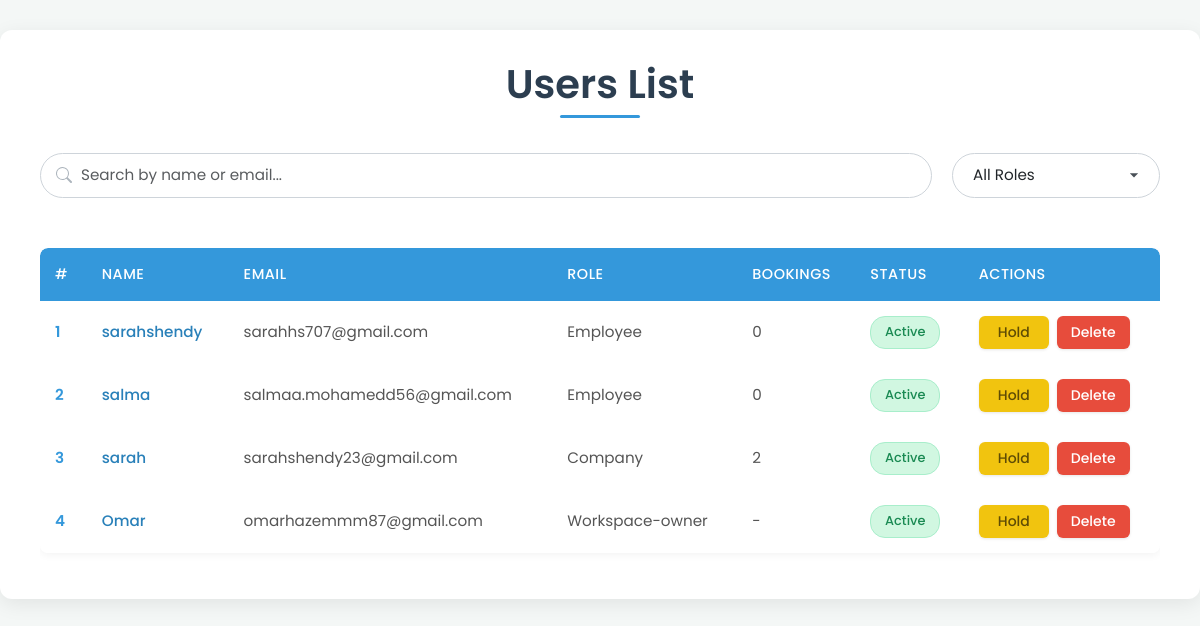
The app's page /admin/users_list.php, older data.
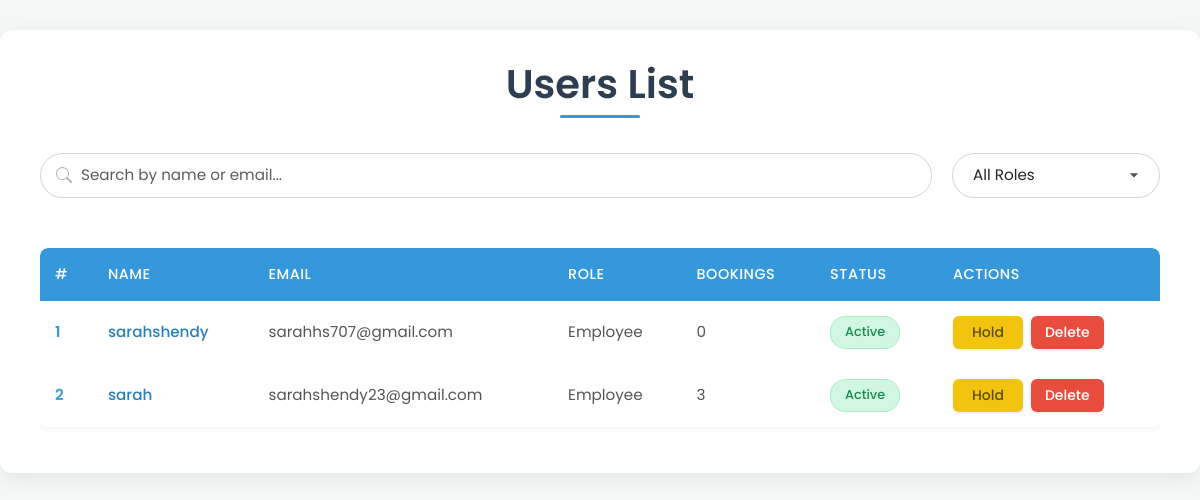
The same page, newer data.
### tables this page shows
CREATE TABLE `users` (
  `user_id` int(11) NOT NULL,
  `name` varchar(255) NOT NULL,
  `email` varchar(255) NOT NULL,
  `phone` varchar(15) NOT NULL,
  `password` varchar(255) NOT NULL,
  `age` int(11) DEFAULT NULL,
  `job_title` varchar(255) DEFAULT NULL,
  `image` longtext DEFAULT 'default.png',
  `location` varchar(255) DEFAULT NULL,
  `created_at` timestamp NOT NULL DEFAULT current_timestamp(),
  `role_id` int(11) DEFAULT NULL,
  `last_seen` datetime NOT NULL DEFAULT current_timestamp(),
  `company_name` varchar(255) DEFAULT NULL,
  `contact_info` varchar(255) DEFAULT NULL,
  `company_type` varchar(255) DEFAULT NULL,
  `zone_id` int(11) DEFAULT NULL,
  `portfolio` longtext DEFAULT NULL,
  `action` varchar(255) NOT NULL DEFAULT 'active'
);

CREATE TABLE `role` (
  `role_id` int(11) NOT NULL,
  `role_name` varchar(255) NOT NULL
);

### admin/users_list.php (the view, shortened to what the changed rows need)
<?php
include '../mail.php';
$filter_role = isset($_POST['filter_role']) ? $_POST['filter_role'] : '';
if (isset($_POST['search']) && !empty($_POST['text'])) {
    $text = mysqli_real_escape_string($connect, $_POST['text']);
    $select_users = "SELECT `users`.`user_id`, `users`.`name`, `users`.`email`, `role`.`role_id`,`role`.`role_name`,
           (SELECT COUNT(*) FROM `bookings` WHERE `bookings`.`user_id` = `users`.`user_id`) AS total_bookings,
           `users`.`action`
    FROM `users`
    JOIN `role` ON `users`.`role_id` = `role`.`role_id`
    WHERE `users`.`role_id` != '4' AND (`users`.`name` LIKE '%$text%' OR `users`.`email` LIKE '%$text%')";
} else {
    $select_users = "SELECT `users`.`user_id`, `users`.`name`, `users`.`email`, `role`.`role_id`,`role`.`role_name`,
           (SELECT COUNT(*) FROM `bookings` WHERE `bookings`.`user_id` = `users`.`user_id`) AS total_bookings,
           `users`.`action`
    FROM `users`
    JOIN `role` ON `users`.`role_id` = `role`.`role_id`
    WHERE `users`.`role_id` != '4'";
}
$run_select = mysqli_query($connect, $select_users);
?>
<!DOCTYPE html>
<html lang="en">
<head>
    <link rel="stylesheet" href="../css/bootstrap.min.css">
    <link rel="stylesheet" href="./css/users-list.css">
    <link rel="stylesheet" href="https://cdn.jsdelivr.net/npm/sweetalert2@11/dist/sweetalert2.min.css">
</head>
<body>
    <div class="container">
        <div class="row">
            <div class="col-md-12">
                <h1 class="page-title">Users List</h1>
            </div>
        </div>
        <div class="row">
            <div class="col-md-12">
                <div class="table-container">
                    <table class="table">
                        <thead>
                            <tr>
                                <th>#</th>
                                <th>Name</th>
                                <th>Email</th>
                                <th>Role</th>
                                <th>Bookings</th>
                                <th>Status</th>
                                <th>Actions</th>
                            </tr>
                        </thead>
                        <tbody id="usersTable">
                            <?php
                            $counter = 1;
                            if (mysqli_num_rows($run_select) > 0) {
                                foreach ($run_select as $row) {
                                    $status_class = $row['action'] == 'hold' ? 'status-hold' : 'status-active';
                            ?>
                                    <tr>
                                        <td><?php echo $counter++; ?></td>
                                        <td>
                                            <a href="../profile.php?user_id=<?php echo $row['user_id']; ?>">
                                                <?php echo htmlspecialchars($row['name']); ?>
                                            </a>
                                        </td>
                                        <td><?php echo htmlspecialchars($row['email']); ?></td>
                                        <td><?php echo htmlspecialchars($row['role_name']); ?></td>
                                        <td>
                                            <?php
                                            if ($row['role_id'] == '1' || $row['role_id'] == '2') {
                                                echo $row['total_bookings'];
                                            } else {
                                                echo '-';
                                            }
                                            ?>
                                        </td>
                                         <td><span class="status <?php echo $status_class; ?>"><?php echo htmlspecialchars($row['action']); ?></span></td>
                                        <td>
                                             <div class="action-buttons"> <?php  ?>
                                                <?php if ($row['action'] == 'hold') { ?>
                                                    <a href="?action=unhold&id=<?php echo $row['user_id']; ?>" class="btn btn-success btn-sm">Unhold</a>
                                                <?php } else { ?>
                                                    <a href="?action=hold&id=<?php echo $row['user_id']; ?>" class="btn btn-warning btn-sm">Hold</a>
                                                <?php } ?>
                                                <a href="?action=delete&id=<?php echo $row['user_id']; ?>" class="btn btn-danger btn-sm delete-btn">Delete</a>
                                             </div>
                                        </td>
                                    </tr>
                            <?php
                                }
                            }
                            ?>
                        </tbody>
                    </table>
                </div>
            </div>
        </div>
    </div>
</body>
</html>

Row changes from the older to the newer data that the page shows:
no longer on this page (row edited): users: name "salma", email "salmaa.mohamedd56@gmail.com", role.role_name "Employee", total_bookings "0", action "Active"
no longer on this page (row edited): users: name "Omar", email "omarhazemmm87@gmail.com", role.role_name "Workspace-owner", action "Active"
changed users "sarah": role.role_name "Company" → "Employee"; total_bookings "2" → "3"
